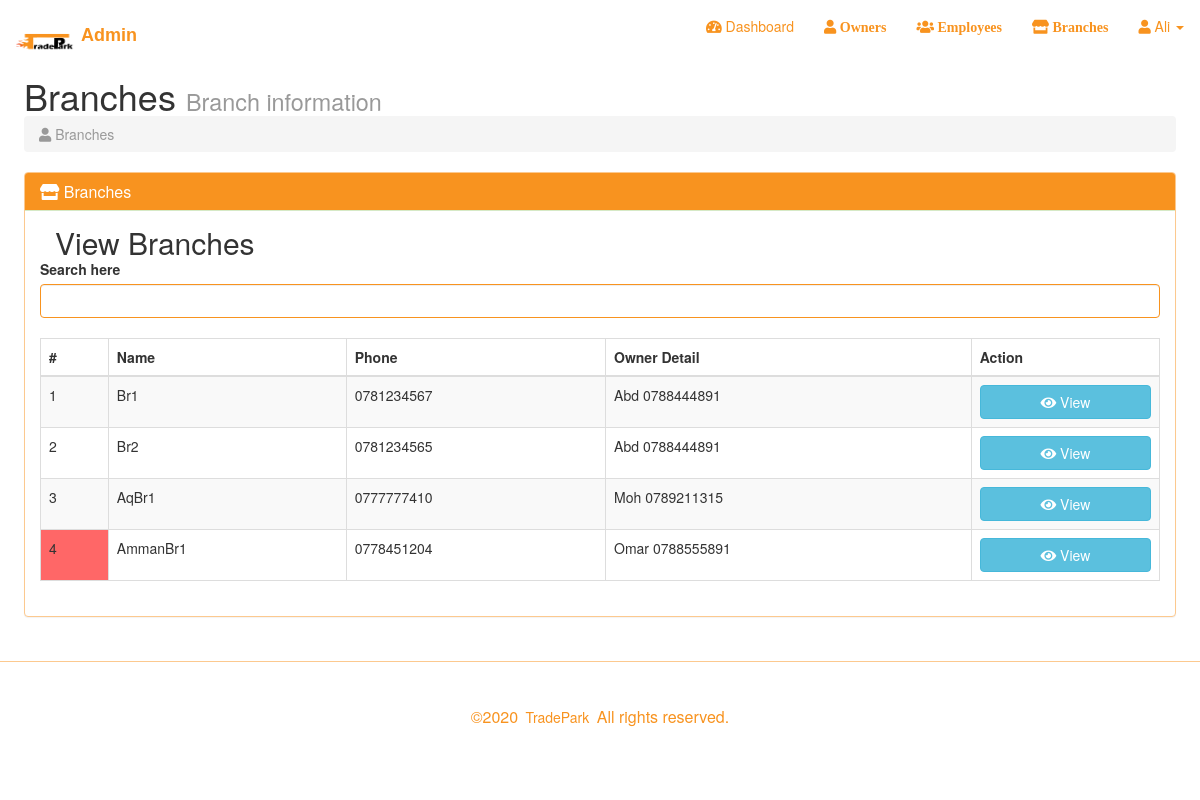
/admin/branches.php (signed in), run on the app's committed database.
### tables this page shows
CREATE TABLE `branch` (
  `BID` int(5) NOT NULL,
  `BName` varchar(50) NOT NULL,
  `BPhone` char(10) NOT NULL,
  `BLat` float(10,6) NOT NULL,
  `Blng` float(10,6) NOT NULL,
  `BActive` char(1) NOT NULL,
  `OwnID` int(5) NOT NULL
);

CREATE TABLE `owner` (
  `OwnID` int(5) NOT NULL,
  `OwnName` varchar(50) NOT NULL,
  `OwnPhone` char(10) NOT NULL,
  `OwnEmail` varchar(50) NOT NULL,
  `OwnPassword` varchar(50) NOT NULL,
  `OwnPic` blob NOT NULL,
  `OwnActive` char(1) NOT NULL,
  `OwnLat` float(10,6) NOT NULL,
  `OwnLng` float(10,6) NOT NULL,
  `AdmID` int(5) DEFAULT NULL
);

### admin/branches.php (the view, shortened to what this page needs)
<!DOCTYPE html>
<html>
    <?php
        function branch_info($conn)
        {
            $table='';
            $records="SELECT BID,BName,Bphone,BActive,OwnName ,OwnPhone,AdmName FROM branch br , owner own LEFT JOIN Admin adm ON own.AdmID=adm.AdmID WHERE br.OwnID=own.OwnID Order by BActive DESC,OwnName ASC ,BName ASC";
            $result = mysqli_query($conn,$records);
            $c = 1;
            if(mysqli_num_rows($result)>0)
            {
                while($row=mysqli_fetch_assoc($result))
                {
                    $b_id=$row['BID'];
                    $table.="<tr>";
                    if ($row["BActive"]==0)
                    {
                        $table.= "<td style='background-color:#ff6767' title='".$row['AdmName']."'>".$c." </td>";
                    }else{
                        $table.= "<td>".$c." </td>";
                    }
                    $table.= "<td>".$row['BName']." </td>";
                    $table.= "<td>".$row['Bphone']." </td>";
                    $table.= "<td>".$row['OwnName']."    ". $row['OwnPhone']."</td>";
                    $table.= "<td>
                    <button name='view' id='$b_id' class='btn btn-info view_data_btn btn-block' ><i class='fas fa-eye'></i>
                        View
                    </button>
                </td>
                </tr>";
                $c++;
                }
            }
            return $table;
        }
    ?>
    <head>
        <link href="css/bootstrap.css" rel="stylesheet">
        <link href="css/main.css" rel="stylesheet">
        <link href="css/util.css" rel="stylesheet">
        <link rel="stylesheet" href="font-awesome/css/font-awesome.min.css">
        <link rel='stylesheet' href='https://use.fontawesome.com/releases/v5.7.0/css/all.css'>
        <link rel="stylesheet" type="text/css" href="https://cdnjs.cloudflare.com/ajax/libs/sweetalert/1.1.0/sweetalert.min.css">
    </head>
    <body>
        <?php include "navbar.php" ?>
        <div id="page-wrapper" style="margin: 2%;">
            <div class="row">
                <div class="col-lg-12">
                    <h1>Branches <small>Branch information</small></h1>
                    <ol class="breadcrumb">
                        <li class="active"><i class="fas fa-user"></i> Branches</li>
                    </ol>
                </div>
            </div>
        <div class="row">
            <div class="col-lg-12" >
                <div class="panel panel-orange">
                    <div class="panel-heading">
                        <h3 class="panel-title"><i class="fas fa-store"></i> Branches</h3>
                    </div>
                    <div class="panel-body" >
                        <div class="col-lg-12">
                            <h2>View Branches </h2>
                        </div>
                        <div class="table-responsive">
                            <div class="form-group has-orange"> <label for="searchdata">Search here </label> <input id="searchdata" type="text" name="searchdata" class="form-control " autocomplete="off" autofocus="autofocus">
                            <br>
                                <table class="table table-bordered table-hover table-striped tablesorter">
                                    <thead>
                                        <tr>
                                            <th>#</th> <th>Name</th> <th>Phone</th> <th>Owner Detail</th> <th>Action</th>
                                        </tr>
                                    </thead>
                                    <tbody id="table"> <?php echo branch_info($conn); ?> </tbody>
                                </table>
                            </div>
                        </div>
                    </div>
                </div>
            </div>
        </div>
    </div>
    <?php include "footer.php" ?>
    </body>
</html>

### admin/navbar.php (shortened to what this page needs)
<nav class="navbar navbar-light " role="navigation" style="background-color: #fff;">
    <div class="navbar-header">
        <a class="navbar-brand" style="font-family: 'Do Hyeon', sans-serif;" href="index.php">
        <img src="img/TradePark.png"  alt="" style="height: 4rem; width: 6rem;">
        <b>Admin</b>
        </a>
    </div>
    <div class="collapse navbar-collapse navbar-ex1-collapse">
        <ul class="nav navbar-nav navbar-right navbar-user">
            <li><a href="Admindex.php"><i class='fas fa-tachometer-alt'></i> Dashboard</a></li>
            <li><a href="owners.php"><i class="fas fa-user"> Owners</i>  </a></li>
            <li><a href="emolyees.php"><i class='fas fa-users'>  Employees</i></a></li>
            <li><a href="branches.php"><i class='fas fa-store'>  Branches</i></a></li>
            <li class="dropdown user-dropdown">
                <a href="#" class="dropdown-toggle" data-toggle="dropdown"><i class="fa fa-user "></i>
                <?php echo $_SESSION['AdmName'];?>
                    <b class="caret"></b></a>
            </li>
        </ul>
    </div>
</nav>

### admin/footer.php (shortened to what this page needs)
<div class="bottom section-padding">
    <div class="container">
        <div class="row">
            <div class="col-md-12 text-center">
                <div class="copyright">
                    <p>©<span>2020</span> <a href="index.php" class="transition">TradePark</a> All rights reserved.</p>
                </div>
            </div>
        </div>
    </div>
</div>

### admin/css/main.css (style rules this page uses)
html { scroll-behavior: smooth; }
* { margin: 0px; padding: 0px; box-sizing: border-box; }
body, html { height: 100%; }
a { font-size: 14px; line-height: 1.7; margin: 0px; transition: all 0.4s; -webkit-transition: all 0.4s; -o-transition: all 0.4s; -moz-transition: all 0.4s; }
h1,h2,h3,h4,h5,h6 { margin: 0px; }
p { font-size: 14px; line-height: 1.7; color: #666666; margin: 0px; }
ul, li { margin: 0px; list-style-type: none; }
input { outline: none; border: none; }

### admin/footer.php (style rules this page uses)
.section-padding { padding: 30px 0; }
.bottom { background-color: #fff; border-top: 1px solid #FCC98F; }
.bottom .copyright { color: #F8931F; font-weight: 600; }
.copyright a { color: #F8931F; margin-left: 3px; padding-right: 3px; }
.bottom p { margin-bottom: 0; line-height: 50px; font-size: 16px; font-weight: 400; }
.copyright p span { color: #F8931F; }
.bottom .copyright p, .bottom .copyright a:hover { color: #F8931F; }

### data on the page
branch: BName "Br1", BPhone "0781234567", OwnID.OwnName "Abd", OwnID.OwnPhone "0788444891"
branch: BName "Br2", BPhone "0781234565", OwnID.OwnName "Abd", OwnID.OwnPhone "0788444891"
branch: BName "AqBr1", BPhone "0777777410", OwnID.OwnName "Moh", OwnID.OwnPhone "0789211315"
branch: BName "AmmanBr1", BPhone "0778451204", OwnID.OwnName "Omar", OwnID.OwnPhone "0788555891"

### other printed values
$_SESSION['AdmName'] "Ali"
